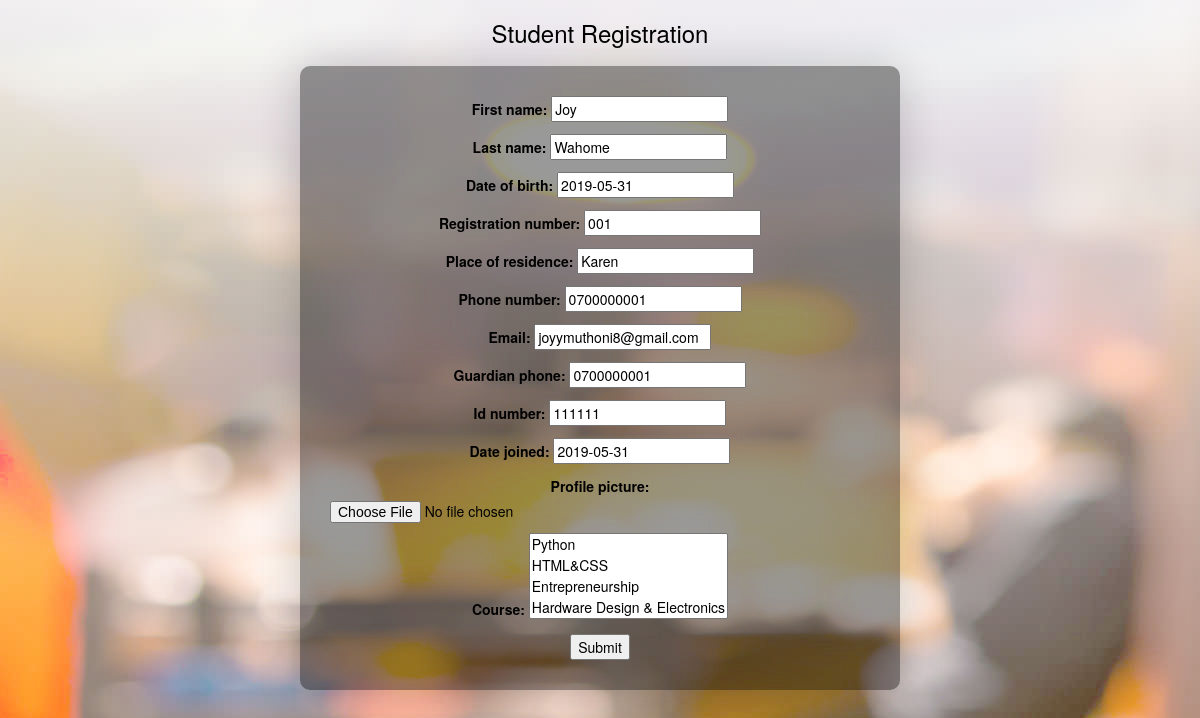
The app's page /student/edit/2/, older data.
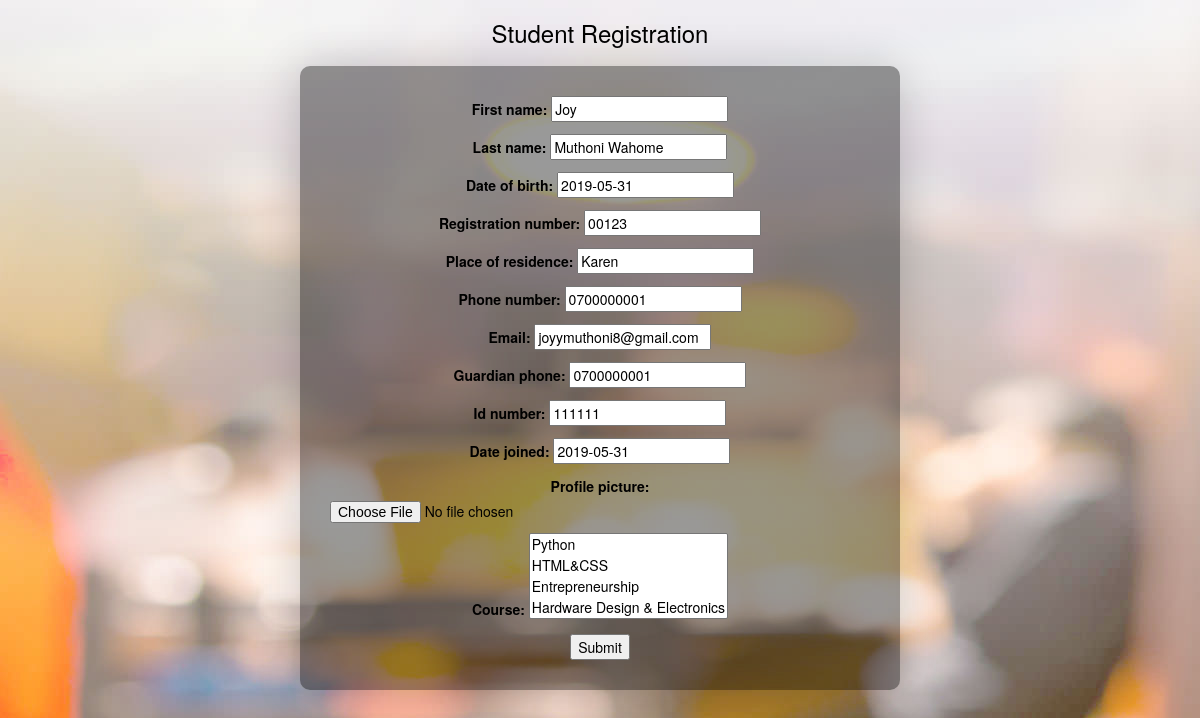
The same page, newer data.
### student/models.py (models this page shows, shortened)
class Student(models.Model):
    first_name = models.CharField(max_length=50)
    last_name = models.CharField(max_length=50)
    date_of_birth = models.DateField()
    registration_number = models.CharField(max_length=50)
    place_of_residence = models.CharField(max_length=50)
    phone_number = models.CharField(max_length=50)
    email = models.EmailField(max_length=50)
    guardian_phone = models.CharField(max_length=50)
    id_number = models.IntegerField()
    date_joined = models.DateField()
    profile_picture = models.ImageField(upload_to="student_image",blank=True,null=True)
    course = models.ManyToManyField(Course,blank=False,related_name="students")
    def get_age(self):
        today = datetime.date.today()
        return today.year-self.date_of_birth.year
    age = property(get_age)

### student/views.py (the view)
# urls.py: path("edit/<int:pk>/",edit_student,name="edit_student"),
def edit_student(request, pk):
	student = Student.objects.get(pk=pk)
	if request.method=="POST":
		form = StudentForm(request.POST ,instance=student)
		if form.is_valid:
			form.save()
		return redirect("list_students")
	else:
		form = StudentForm(instance=student)
	return render (request,"edit_student.html",{"form":form})

### student/forms.py
class StudentForm (forms.ModelForm):
	class Meta:
		model = Student
		fields = "__all__"

### course/models.py (called while the page is built)
	def __str__(self):
		return self.name

### student/templates/edit_student.html (shortened to what this page needs)
<!DOCTYPE html>
<html>
<head>
	<link rel="stylesheet" href="https://maxcdn.bootstrapcdn.com/bootstrap/3.4.0/css/bootstrap.min.css">
</head>
<body>
		<h3>Student Registration</h3>
		<form method="POST">
			{{form.as_p}}
			<input type="submit" name="SAVE">
		</form>
</body>
</html>

Row changes from the older to the newer data that the page shows:
changed Student "Joy": last_name "Wahome" → "Muthoni Wahome"; registration_number "001" → "00123"
